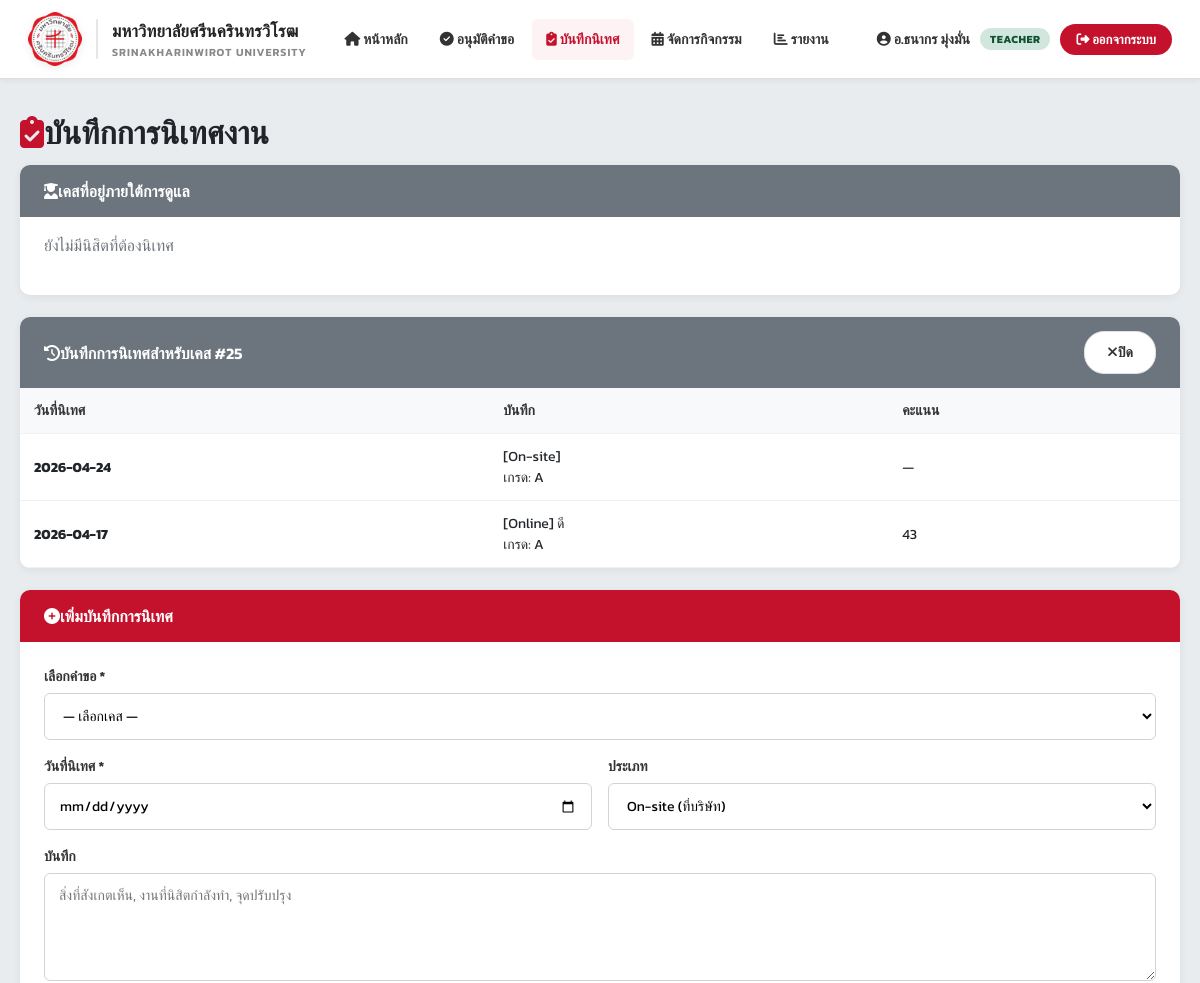
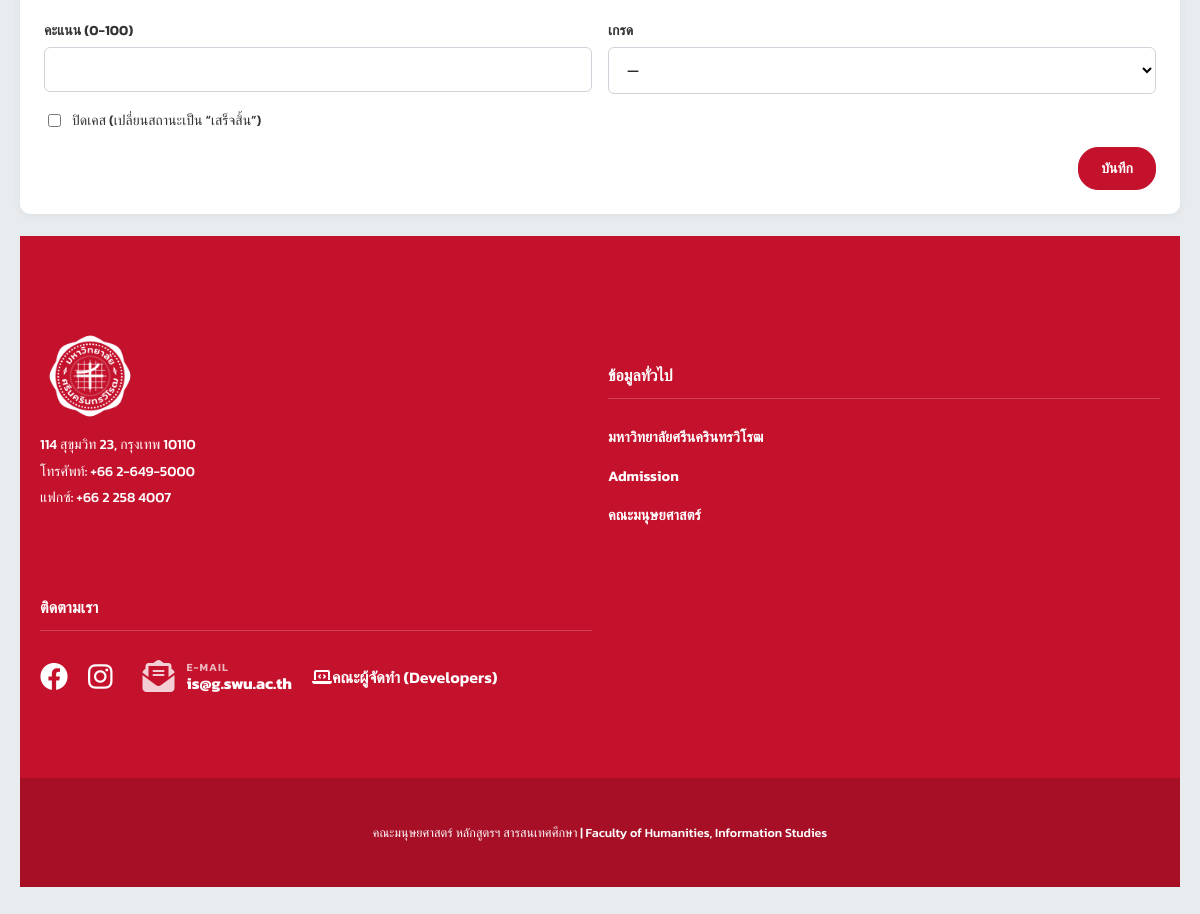
The page /staff/supervision.php?view=25 (signed in) on the database its author committed (2 pictures, top to bottom).
### tables this page shows
CREATE TABLE `supervision_record` (
  `supervision_id` int NOT NULL COMMENT 'รหัสลำดับการนิเทศ',
  `request_id` int NOT NULL COMMENT 'รหัสใบคำขอฝึกงาน',
  `teacher_id` int NOT NULL COMMENT 'รหัสลำดับอาจารย์',
  `supervision_date` date DEFAULT NULL COMMENT 'วันที่ลงพื้นที่นิเทศ',
  `score` decimal(5,2) DEFAULT NULL COMMENT 'คะแนนประเมิน',
  `remarks` text COMMENT 'หมายเหตุ',
  `created_at` datetime DEFAULT CURRENT_TIMESTAMP COMMENT 'วันที่สร้างข้อมูล'
);

### includes/auth.php (called while the page is built, shortened)
<?php
require_once __DIR__ . '/db_connect.php';
function current_user() {
    return $_SESSION['user'] ?? null;
}
function current_role() {
    return $_SESSION['role'] ?? null;
}

### includes/db_connect.php (called while the page is built, shortened)
<?php
function h($str) {
    return htmlspecialchars((string)$str, ENT_QUOTES, 'UTF-8');
}

### staff/supervision.php (the view, shortened to what this page needs)
<?php
require_once '../includes/auth.php';
$user = current_user();
$role = current_role();
$tid  = $role === 'teacher' ? (int)$user['teacher_id'] : 0;
$view_request = isset($_GET['view']) ? (int)$_GET['view'] : null;
$view_records = [];
$stmt = $conn->prepare(
    'SELECT r.request_id, r.status_id, r.start_date, r.end_date,
            s.first_name, s.last_name, s.student_code, c.company_name
     FROM internships_request r
     JOIN student s ON s.student_id = r.student_id
     JOIN company c ON c.company_id = r.company_id
     WHERE r.advisor_id = ? AND r.status_id IN (2, 3, 4)
     ORDER BY r.start_date DESC'
);
$stmt->bind_param('i', $tid);
$stmt->execute();
$cases = $stmt->get_result()->fetch_all(MYSQLI_ASSOC);
if ($view_request) {
    $stmt = $conn->prepare(
        'SELECT supervision_date, score, remarks FROM supervision_record
         WHERE request_id = ? ORDER BY supervision_date DESC'
    );
    $stmt->bind_param('i', $view_request);
    $stmt->execute();
    $view_records = $stmt->get_result()->fetch_all(MYSQLI_ASSOC);
}
require '../includes/header.php';
?>
<h1><i class="fas fa-clipboard-check me-2" style="color:var(--swu-red)"></i>บันทึกการนิเทศงาน</h1>
<div class="card card-table">
  <div class="card-header"><h2><i class="fas fa-user-graduate me-2"></i>เคสที่อยู่ภายใต้การดูแล</h2></div>
  <?php if (!$cases): ?>
    <p class="muted">ยังไม่มีนิสิตที่ต้องนิเทศ</p>
  <?php endif; ?>
</div>
<?php if ($view_request): ?>
<div class="card card-table">
  <div class="card-header">
    <h2><i class="fas fa-history me-2"></i>บันทึกการนิเทศสำหรับเคส #<?= (int)$view_request ?></h2>
    <a href="supervision.php" class="btn btn-secondary"><i class="fas fa-times me-1"></i>ปิด</a>
  </div>
  <?php if (!$view_records): ?>
    <p class="muted">ยังไม่มีบันทึกการนิเทศ</p>
  <?php else: ?>
    <table class="tbl">
      <thead><tr><th>วันที่นิเทศ</th><th>บันทึก</th><th>คะแนน</th></tr></thead>
      <tbody>
      <?php foreach ($view_records as $rec): ?>
        <tr>
          <td><strong><?= h($rec['supervision_date']) ?></strong></td>
          <td style="white-space: pre-wrap;"><?= h($rec['remarks']) ?></td>
          <td><?= $rec['score'] !== null ? (int)$rec['score'] : '—' ?></td>
        </tr>
      <?php endforeach; ?>
      </tbody>
    </table>
  <?php endif; ?>
</div>
<?php endif; ?>
<div class="card card-form">
  <div class="card-header"><h2><i class="fas fa-plus-circle me-2"></i>เพิ่มบันทึกการนิเทศ</h2></div>
  <form method="POST" class="form" style="padding:24px">
    <label>เลือกคำขอ *
      <select name="request_id" required>
        <option value="">— เลือกเคส —</option>
      </select>
    </label>
    <div class="row">
      <label>วันที่นิเทศ * <input type="date" name="visit_date" required></label>
      <label>ประเภท
        <select name="visit_type">
          <option value="On-site">On-site (ที่บริษัท)</option>
        </select>
      </label>
    </div>
    <label>บันทึก
      <textarea name="notes" rows="4" placeholder="สิ่งที่สังเกตเห็น, งานที่นิสิตกำลังทำ, จุดปรับปรุง"></textarea>
    </label>
    <div class="row">
      <label>คะแนน (0-100) <input type="number" name="score" min="0" max="100" step="0.5"></label>
      <label>เกรด
        <select name="grade">
          <option value="">—</option>
        </select>
      </label>
    </div>
    <label class="inline">
      <input type="checkbox" name="mark_complete" value="1">
      ปิดเคส (เปลี่ยนสถานะเป็น “เสร็จสิ้น”)
    </label>
    <div class="actions">
      <button class="btn btn-primary" type="submit">บันทึก</button>
    </div>
  </form>
</div>
<?php require '../includes/footer.php'; ?>

### assets/css/style.css (style rules this page uses)
:root { --swu-red: #c4122d; --swu-red-dark: #9b111e; }
* { box-sizing: border-box; }
html, body { height: 100%; }
body { font-family: 'Kanit', sans-serif; background: #e9ecef; color: #212529; overflow-x: hidden; margin: 0; display: flex; flex-direction: column; min-height: 100vh; }
a { color: var(--swu-red); text-decoration: none; }
h1 { margin: 0 0 8px; font-weight: 700; color: #212529; }
h2 { margin: 0 0 14px; font-size: 20px; font-weight: 600; color: #333; }
.muted { color: #6c757d; }
.card { background: #fff; border-radius: 10px; box-shadow: 0 2px 8px rgba(0,0,0,.06); margin-bottom: 22px; overflow: hidden; }
.card > h1, .card > h2, .card > h3, .card > p, .card > dl, .card > .alert, .card > form, .card > table, .card > .letter, .card > ul { padding-left: 24px; padding-right: 24px; }
.card > :last-child { padding-bottom: 22px; }
.card-header { background: #6c757d; color: #fff; padding: 14px 24px; font-weight: 600; font-size: 16px; display: flex; justify-content: space-between; align-items: center; margin: 0; }
.card-header h2, .card-header h1, .card-header h3 { color: #fff; margin: 0; font-size: 16px; padding: 0; }
.card-form > .card-header { background: var(--swu-red); }
.card-table > .card-header { background: #6c757d; }
.tbl { width: 100%; border-collapse: collapse; }
.tbl th, .tbl td { padding: 12px 14px; text-align: left; font-size: 14px; border-bottom: 1px solid #eef1f7; }
.tbl th { background: #f8f9fa; font-weight: 600; color: #333; }
.form label { display: block; margin-bottom: 16px; font-size: 14px; font-weight: 600; color: #333; }
.form label.inline { display: flex; align-items: center; gap: 8px; font-weight: 500; }
.form input[type="text"], .form input[type="email"], .form input[type="url"], .form input[type="password"], .form input[type="number"], .form input[type="date"], .form select, .form textarea { width: 100%; margin-top: 6px; padding: 11px 14px; font-size: 14px; border: 1px solid #ced4da; border-radius: 6px; background: #fff; font-family: inherit; }
.form textarea { resize: vertical; }
.row { display: grid; gap: 16px; grid-template-columns: 1fr 1fr; }
.actions { display: flex; justify-content: flex-end; gap: 10px; margin-top: 8px; }
.btn { display: inline-block; padding: 10px 22px; border: 1px solid #dee2e6; background: #fff; color: #333; border-radius: 20px; cursor: pointer; font-size: 14px; font-weight: 600; text-decoration: none; font-family: inherit; transition: .2s; }
.btn-primary { background: var(--swu-red); color: #fff; border-color: var(--swu-red); }

### rows shown on the page
supervision_record: supervision_date "2026-04-24", remarks "[On-site] เกรด: A"
supervision_record: supervision_date "2026-04-17", remarks "[Online] ดี เกรด: A", score "43"

### other values the page prints
$display_name "อ.ธนากร มุ่งมั่น"
$role "TEACHER"
$view_request "25"
